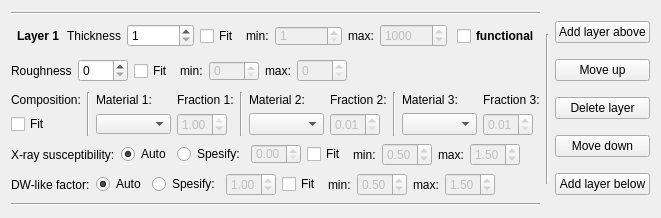
<?xml version="1.0" encoding="UTF-8"?>
<ui version="4.0">
 <class>layer</class>
 <widget class="QWidget" name="layer">
  <property name="geometry">
   <rect>
    <x>0</x>
    <y>0</y>
    <width>657</width>
    <height>218</height>
   </rect>
  </property>
  <property name="windowTitle">
   <string>Form</string>
  </property>
  <layout class="QHBoxLayout" name="horizontalLayout_5">
   <item>
    <layout class="QVBoxLayout" name="verticalLayout">
     <item>
      <widget class="Line" name="line_4">
       <property name="orientation">
        <enum>Qt::Horizontal</enum>
       </property>
      </widget>
     </item>
     <item>
      <layout class="QHBoxLayout" name="horizontalLayout">
       <property name="sizeConstraint">
        <enum>QLayout::SetMinimumSize</enum>
       </property>
       <item>
        <widget class="Line" name="line">
         <property name="orientation">
          <enum>Qt::Horizontal</enum>
         </property>
        </widget>
       </item>
       <item>
        <widget class="QLabel" name="l_layer_num">
         <property name="font">
          <font>
           <weight>75</weight>
           <bold>true</bold>
          </font>
         </property>
         <property name="text">
          <string>Layer 1</string>
         </property>
        </widget>
       </item>
       <item>
        <spacer name="horizontalSpacer_2">
         <property name="orientation">
          <enum>Qt::Horizontal</enum>
         </property>
         <property name="sizeHint" stdset="0">
          <size>
           <width>15</width>
           <height>28</height>
          </size>
         </property>
        </spacer>
       </item>
       <item>
        <widget class="QLabel" name="label">
         <property name="text">
          <string>Thickness</string>
         </property>
        </widget>
       </item>
       <item>
        <widget class="QSpinBox" name="sb_thichness">
         <property name="minimum">
          <number>1</number>
         </property>
         <property name="maximum">
          <number>100000</number>
         </property>
         <property name="value">
          <number>1</number>
         </property>
        </widget>
       </item>
       <item>
        <widget class="QCheckBox" name="chk_fit_thick">
         <property name="text">
          <string>Fit</string>
         </property>
        </widget>
       </item>
       <item>
        <widget class="QLabel" name="label_11">
         <property name="text">
          <string>min:</string>
         </property>
        </widget>
       </item>
       <item>
        <widget class="QSpinBox" name="sb_thichness_min">
         <property name="enabled">
          <bool>false</bool>
         </property>
         <property name="minimumSize">
          <size>
           <width>0</width>
           <height>20</height>
          </size>
         </property>
         <property name="maximumSize">
          <size>
           <width>16777215</width>
           <height>20</height>
          </size>
         </property>
         <property name="minimum">
          <number>1</number>
         </property>
         <property name="maximum">
          <number>100000</number>
         </property>
         <property name="value">
          <number>1</number>
         </property>
        </widget>
       </item>
       <item>
        <widget class="QLabel" name="label_10">
         <property name="text">
          <string>max:</string>
         </property>
        </widget>
       </item>
       <item>
        <widget class="QSpinBox" name="sb_thichness_max">
         <property name="enabled">
          <bool>false</bool>
         </property>
         <property name="minimum">
          <number>1</number>
         </property>
         <property name="maximum">
          <number>100000</number>
         </property>
         <property name="value">
          <number>1000</number>
         </property>
        </widget>
       </item>
       <item>
        <spacer name="horizontalSpacer_6">
         <property name="orientation">
          <enum>Qt::Horizontal</enum>
         </property>
         <property name="sizeHint" stdset="0">
          <size>
           <width>16</width>
           <height>18</height>
          </size>
         </property>
        </spacer>
       </item>
       <item>
        <widget class="QCheckBox" name="chk_functional_layer">
         <property name="font">
          <font>
           <weight>75</weight>
           <bold>true</bold>
          </font>
         </property>
         <property name="text">
          <string>functional</string>
         </property>
        </widget>
       </item>
      </layout>
     </item>
     <item>
      <layout class="QHBoxLayout" name="horizontalLayout_4">
       <property name="sizeConstraint">
        <enum>QLayout::SetMinimumSize</enum>
       </property>
       <item>
        <widget class="QLabel" name="label_5">
         <property name="text">
          <string>Roughness</string>
         </property>
        </widget>
       </item>
       <item>
        <widget class="QSpinBox" name="sb_roughness">
         <property name="minimumSize">
          <size>
           <width>50</width>
           <height>0</height>
          </size>
         </property>
         <property name="maximumSize">
          <size>
           <width>50</width>
           <height>16777215</height>
          </size>
         </property>
        </widget>
       </item>
       <item>
        <widget class="QCheckBox" name="chk_fit_roug">
         <property name="text">
          <string>Fit</string>
         </property>
        </widget>
       </item>
       <item>
        <widget class="QLabel" name="label_13">
         <property name="text">
          <string>min:</string>
         </property>
        </widget>
       </item>
       <item>
        <widget class="QSpinBox" name="sb_roughness_min">
         <property name="enabled">
          <bool>false</bool>
         </property>
         <property name="minimumSize">
          <size>
           <width>50</width>
           <height>20</height>
          </size>
         </property>
         <property name="maximumSize">
          <size>
           <width>50</width>
           <height>20</height>
          </size>
         </property>
        </widget>
       </item>
       <item>
        <widget class="QLabel" name="label_12">
         <property name="text">
          <string>max:</string>
         </property>
        </widget>
       </item>
       <item>
        <widget class="QSpinBox" name="sb_roughness_max">
         <property name="enabled">
          <bool>false</bool>
         </property>
         <property name="minimumSize">
          <size>
           <width>50</width>
           <height>0</height>
          </size>
         </property>
         <property name="maximumSize">
          <size>
           <width>50</width>
           <height>16777215</height>
          </size>
         </property>
        </widget>
       </item>
       <item>
        <spacer name="horizontalSpacer">
         <property name="orientation">
          <enum>Qt::Horizontal</enum>
         </property>
         <property name="sizeHint" stdset="0">
          <size>
           <width>17</width>
           <height>28</height>
          </size>
         </property>
        </spacer>
       </item>
      </layout>
     </item>
     <item>
      <layout class="QGridLayout" name="gridLayout">
       <item row="1" column="3">
        <widget class="QDoubleSpinBox" name="dsb_material_0">
         <property name="enabled">
          <bool>false</bool>
         </property>
         <property name="minimumSize">
          <size>
           <width>50</width>
           <height>0</height>
          </size>
         </property>
         <property name="maximumSize">
          <size>
           <width>50</width>
           <height>16777215</height>
          </size>
         </property>
         <property name="minimum">
          <double>0.010000000000000</double>
         </property>
         <property name="maximum">
          <double>1.000000000000000</double>
         </property>
         <property name="singleStep">
          <double>0.010000000000000</double>
         </property>
         <property name="value">
          <double>1.000000000000000</double>
         </property>
        </widget>
       </item>
       <item row="0" column="3">
        <widget class="QLabel" name="l_fraction_0">
         <property name="text">
          <string>Fraction 1:</string>
         </property>
        </widget>
       </item>
       <item row="0" column="5">
        <widget class="QLabel" name="l_material_1">
         <property name="text">
          <string>Material 2:</string>
         </property>
        </widget>
       </item>
       <item row="1" column="5">
        <widget class="QComboBox" name="cb_material_1">
         <property name="minimumSize">
          <size>
           <width>75</width>
           <height>0</height>
          </size>
         </property>
         <property name="maximumSize">
          <size>
           <width>75</width>
           <height>16777215</height>
          </size>
         </property>
        </widget>
       </item>
       <item row="1" column="8">
        <widget class="QComboBox" name="cb_material_2">
         <property name="enabled">
          <bool>true</bool>
         </property>
         <property name="minimumSize">
          <size>
           <width>75</width>
           <height>0</height>
          </size>
         </property>
         <property name="maximumSize">
          <size>
           <width>75</width>
           <height>16777215</height>
          </size>
         </property>
        </widget>
       </item>
       <item row="1" column="6">
        <widget class="QDoubleSpinBox" name="dsb_material_1">
         <property name="enabled">
          <bool>false</bool>
         </property>
         <property name="minimumSize">
          <size>
           <width>50</width>
           <height>0</height>
          </size>
         </property>
         <property name="maximumSize">
          <size>
           <width>50</width>
           <height>16777215</height>
          </size>
         </property>
         <property name="minimum">
          <double>0.010000000000000</double>
         </property>
         <property name="maximum">
          <double>0.990000000000000</double>
         </property>
         <property name="singleStep">
          <double>0.010000000000000</double>
         </property>
        </widget>
       </item>
       <item row="1" column="2">
        <widget class="QComboBox" name="cb_material_0">
         <property name="minimumSize">
          <size>
           <width>75</width>
           <height>20</height>
          </size>
         </property>
         <property name="maximumSize">
          <size>
           <width>75</width>
           <height>20</height>
          </size>
         </property>
        </widget>
       </item>
       <item row="0" column="6">
        <widget class="QLabel" name="l_fraction_1">
         <property name="text">
          <string>Fraction 2:</string>
         </property>
        </widget>
       </item>
       <item row="0" column="2">
        <widget class="QLabel" name="l_material_0">
         <property name="minimumSize">
          <size>
           <width>0</width>
           <height>15</height>
          </size>
         </property>
         <property name="maximumSize">
          <size>
           <width>16777215</width>
           <height>15</height>
          </size>
         </property>
         <property name="text">
          <string>Material 1:</string>
         </property>
        </widget>
       </item>
       <item row="0" column="8">
        <widget class="QLabel" name="l_material_2">
         <property name="text">
          <string>Material 3:</string>
         </property>
        </widget>
       </item>
       <item row="0" column="0">
        <widget class="QLabel" name="label_2">
         <property name="text">
          <string>Composition:</string>
         </property>
        </widget>
       </item>
       <item row="0" column="11">
        <widget class="QLabel" name="l_fraction_2">
         <property name="text">
          <string>Fraction 3:</string>
         </property>
        </widget>
       </item>
       <item row="1" column="11">
        <widget class="QDoubleSpinBox" name="dsb_material_2">
         <property name="enabled">
          <bool>false</bool>
         </property>
         <property name="minimumSize">
          <size>
           <width>50</width>
           <height>0</height>
          </size>
         </property>
         <property name="maximumSize">
          <size>
           <width>50</width>
           <height>16777215</height>
          </size>
         </property>
         <property name="minimum">
          <double>0.010000000000000</double>
         </property>
         <property name="maximum">
          <double>0.980000000000000</double>
         </property>
         <property name="singleStep">
          <double>0.010000000000000</double>
         </property>
        </widget>
       </item>
       <item row="0" column="4" rowspan="2">
        <widget class="Line" name="lin_1">
         <property name="orientation">
          <enum>Qt::Vertical</enum>
         </property>
        </widget>
       </item>
       <item row="0" column="7" rowspan="2">
        <widget class="Line" name="lin_2">
         <property name="orientation">
          <enum>Qt::Vertical</enum>
         </property>
        </widget>
       </item>
       <item row="0" column="1" rowspan="2">
        <widget class="Line" name="line_6">
         <property name="orientation">
          <enum>Qt::Vertical</enum>
         </property>
        </widget>
       </item>
       <item row="1" column="12">
        <spacer name="horizontalSpacer_3">
         <property name="orientation">
          <enum>Qt::Horizontal</enum>
         </property>
         <property name="sizeHint" stdset="0">
          <size>
           <width>40</width>
           <height>20</height>
          </size>
         </property>
        </spacer>
       </item>
       <item row="1" column="0">
        <widget class="QCheckBox" name="chk_fit_comp">
         <property name="text">
          <string>Fit</string>
         </property>
        </widget>
       </item>
      </layout>
     </item>
     <item>
      <layout class="QHBoxLayout" name="horizontalLayout_3">
       <property name="sizeConstraint">
        <enum>QLayout::SetMinimumSize</enum>
       </property>
       <item>
        <widget class="QLabel" name="label_3">
         <property name="text">
          <string>X-ray susceptibility:</string>
         </property>
        </widget>
       </item>
       <item>
        <widget class="QRadioButton" name="rb_auto_x0">
         <property name="text">
          <string>Auto</string>
         </property>
         <property name="checked">
          <bool>true</bool>
         </property>
         <attribute name="buttonGroup">
          <string notr="true">bg_x0</string>
         </attribute>
        </widget>
       </item>
       <item>
        <widget class="QRadioButton" name="rb_specify_x0">
         <property name="text">
          <string>Spesify:</string>
         </property>
         <attribute name="buttonGroup">
          <string notr="true">bg_x0</string>
         </attribute>
        </widget>
       </item>
       <item>
        <widget class="QDoubleSpinBox" name="dsb_x0">
         <property name="enabled">
          <bool>false</bool>
         </property>
         <property name="minimumSize">
          <size>
           <width>50</width>
           <height>20</height>
          </size>
         </property>
         <property name="maximumSize">
          <size>
           <width>50</width>
           <height>20</height>
          </size>
         </property>
         <property name="singleStep">
          <double>0.010000000000000</double>
         </property>
        </widget>
       </item>
       <item>
        <widget class="QCheckBox" name="chk_fit_xrs">
         <property name="text">
          <string>Fit</string>
         </property>
        </widget>
       </item>
       <item>
        <widget class="QLabel" name="label_6">
         <property name="text">
          <string>min:</string>
         </property>
        </widget>
       </item>
       <item>
        <widget class="QDoubleSpinBox" name="dsb_x0_min">
         <property name="enabled">
          <bool>false</bool>
         </property>
         <property name="minimumSize">
          <size>
           <width>50</width>
           <height>0</height>
          </size>
         </property>
         <property name="maximumSize">
          <size>
           <width>50</width>
           <height>16777215</height>
          </size>
         </property>
         <property name="singleStep">
          <double>0.010000000000000</double>
         </property>
         <property name="value">
          <double>0.500000000000000</double>
         </property>
        </widget>
       </item>
       <item>
        <widget class="QLabel" name="label_7">
         <property name="text">
          <string>max:</string>
         </property>
        </widget>
       </item>
       <item>
        <widget class="QDoubleSpinBox" name="dsb_x0_max">
         <property name="enabled">
          <bool>false</bool>
         </property>
         <property name="minimumSize">
          <size>
           <width>50</width>
           <height>0</height>
          </size>
         </property>
         <property name="maximumSize">
          <size>
           <width>50</width>
           <height>16777215</height>
          </size>
         </property>
         <property name="singleStep">
          <double>0.010000000000000</double>
         </property>
         <property name="value">
          <double>1.500000000000000</double>
         </property>
        </widget>
       </item>
       <item>
        <spacer name="horizontalSpacer_4">
         <property name="orientation">
          <enum>Qt::Horizontal</enum>
         </property>
         <property name="sizeHint" stdset="0">
          <size>
           <width>40</width>
           <height>20</height>
          </size>
         </property>
        </spacer>
       </item>
      </layout>
     </item>
     <item>
      <layout class="QHBoxLayout" name="horizontalLayout_2">
       <item>
        <widget class="QLabel" name="label_4">
         <property name="text">
          <string>DW-like factor:</string>
         </property>
        </widget>
       </item>
       <item>
        <widget class="QRadioButton" name="rb_auto_w0">
         <property name="text">
          <string>Auto</string>
         </property>
         <property name="checked">
          <bool>true</bool>
         </property>
         <attribute name="buttonGroup">
          <string notr="true">bg_w0</string>
         </attribute>
        </widget>
       </item>
       <item>
        <widget class="QRadioButton" name="rb_specify_w0">
         <property name="text">
          <string>Spesify:</string>
         </property>
         <attribute name="buttonGroup">
          <string notr="true">bg_w0</string>
         </attribute>
        </widget>
       </item>
       <item>
        <widget class="QDoubleSpinBox" name="dsb_w0">
         <property name="enabled">
          <bool>false</bool>
         </property>
         <property name="minimumSize">
          <size>
           <width>50</width>
           <height>20</height>
          </size>
         </property>
         <property name="maximumSize">
          <size>
           <width>50</width>
           <height>16777215</height>
          </size>
         </property>
         <property name="singleStep">
          <double>0.010000000000000</double>
         </property>
         <property name="value">
          <double>1.000000000000000</double>
         </property>
        </widget>
       </item>
       <item>
        <widget class="QCheckBox" name="chk_fit_dwlf">
         <property name="text">
          <string>Fit</string>
         </property>
        </widget>
       </item>
       <item>
        <widget class="QLabel" name="label_8">
         <property name="text">
          <string>min:</string>
         </property>
        </widget>
       </item>
       <item>
        <widget class="QDoubleSpinBox" name="dsb_w0_min">
         <property name="enabled">
          <bool>false</bool>
         </property>
         <property name="minimumSize">
          <size>
           <width>50</width>
           <height>0</height>
          </size>
         </property>
         <property name="maximumSize">
          <size>
           <width>50</width>
           <height>16777215</height>
          </size>
         </property>
         <property name="singleStep">
          <double>0.010000000000000</double>
         </property>
         <property name="value">
          <double>0.500000000000000</double>
         </property>
        </widget>
       </item>
       <item>
        <widget class="QLabel" name="label_9">
         <property name="text">
          <string>max:</string>
         </property>
        </widget>
       </item>
       <item>
        <widget class="QDoubleSpinBox" name="dsb_w0_max">
         <property name="enabled">
          <bool>false</bool>
         </property>
         <property name="minimumSize">
          <size>
           <width>50</width>
           <height>0</height>
          </size>
         </property>
         <property name="maximumSize">
          <size>
           <width>50</width>
           <height>16777215</height>
          </size>
         </property>
         <property name="singleStep">
          <double>0.010000000000000</double>
         </property>
         <property name="value">
          <double>1.500000000000000</double>
         </property>
        </widget>
       </item>
       <item>
        <spacer name="horizontalSpacer_5">
         <property name="orientation">
          <enum>Qt::Horizontal</enum>
         </property>
         <property name="sizeHint" stdset="0">
          <size>
           <width>40</width>
           <height>20</height>
          </size>
         </property>
        </spacer>
       </item>
      </layout>
     </item>
     <item>
      <widget class="Line" name="line_2">
       <property name="orientation">
        <enum>Qt::Horizontal</enum>
       </property>
      </widget>
     </item>
    </layout>
   </item>
   <item>
    <widget class="Line" name="line_3">
     <property name="minimumSize">
      <size>
       <width>0</width>
       <height>150</height>
      </size>
     </property>
     <property name="maximumSize">
      <size>
       <width>16777215</width>
       <height>150</height>
      </size>
     </property>
     <property name="orientation">
      <enum>Qt::Vertical</enum>
     </property>
    </widget>
   </item>
   <item>
    <layout class="QVBoxLayout" name="verticalLayout_2">
     <property name="sizeConstraint">
      <enum>QLayout::SetFixedSize</enum>
     </property>
     <item>
      <widget class="QPushButton" name="pb_add_above">
       <property name="text">
        <string>Add layer above</string>
       </property>
      </widget>
     </item>
     <item>
      <widget class="QPushButton" name="pb_move_up">
       <property name="text">
        <string>Move up</string>
       </property>
      </widget>
     </item>
     <item>
      <widget class="QPushButton" name="pb_delete">
       <property name="text">
        <string>Delete layer</string>
       </property>
      </widget>
     </item>
     <item>
      <widget class="QPushButton" name="pb_move_down">
       <property name="text">
        <string>Move down</string>
       </property>
      </widget>
     </item>
     <item>
      <widget class="QPushButton" name="pb_add_below">
       <property name="text">
        <string>Add layer below</string>
       </property>
      </widget>
     </item>
    </layout>
   </item>
  </layout>
  <zorder>dsb_w0_max</zorder>
  <zorder>label_8</zorder>
  <zorder>label_9</zorder>
  <zorder>dsb_w0_min</zorder>
  <zorder>sb_thichness_max</zorder>
  <zorder>sb_thichness_min</zorder>
  <zorder>label_10</zorder>
  <zorder>label_11</zorder>
  <zorder>dsb_roughness_min</zorder>
  <zorder>dsb_roughness_max</zorder>
  <zorder>label_12</zorder>
  <zorder>label_13</zorder>
  <zorder>line_4</zorder>
  <zorder>line_4</zorder>
  <zorder>line_3</zorder>
 </widget>
 <resources/>
 <connections/>
 <buttongroups>
  <buttongroup name="bg_x0"/>
  <buttongroup name="bg_w0"/>
 </buttongroups>
</ui>
